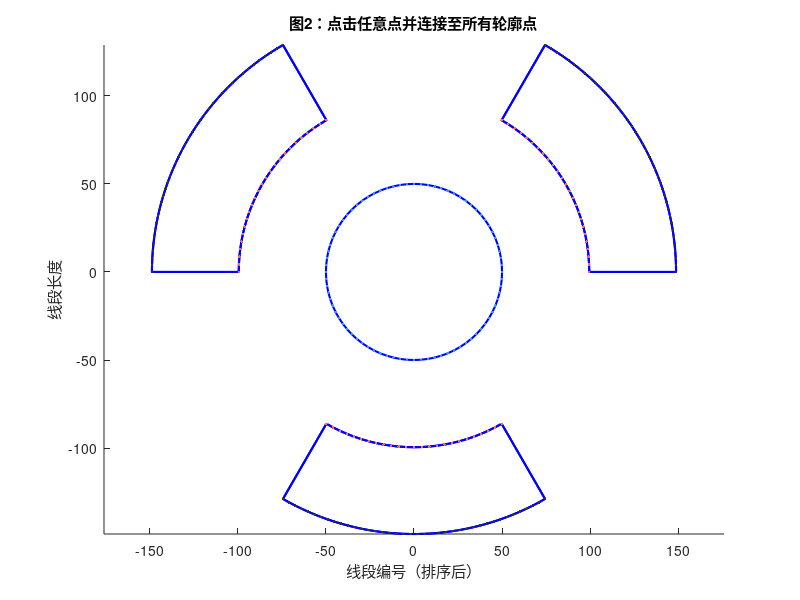

MATLAB code to generate this figure: (Note: this script raises an error after producing the figure.)
clc; clear; close all;

% === 控制参数 ===
N_circle = 80;         % 中心圆点数
N_inner = 25;          % 每块扇形内环点数（更稀疏）
N_outer = 40;          % 每块扇形外环点数（更密集）
num_sectors = 6;       % 编码带总扇形数
sector_kept = [1 3 5]; % 保留哪些扇形（编号）

% === 实际比例半径 ===
r_c = 50;
r_in = r_c * (143.94 / 72.32);     % ≈ 99.48
r_out = r_c * (215.23 / 72.32);    % ≈ 148.79

% === 中心圆 ===
theta_c = linspace(0, 2*pi, N_circle + 1); %theta_c(end) = [];
circle_pts = [r_c * cos(theta_c)', r_c * sin(theta_c)'];

% === 初始化存储变量 ===
sector_contours = {};  % 每块扇形的闭合点序列

% === 生成扇形轮廓 ===
theta_sectors = linspace(0, 2*pi, num_sectors + 1);

for k = sector_kept
    % 角度范围
    t1 = theta_sectors(k);
    t2 = theta_sectors(k+1);

    % 内外角度数量不同（错开轮廓线）
    theta_in = linspace(t1, t2, N_inner);
    theta_out = linspace(t2, t1, N_outer);  % 反向连接

    % 内外边界点
    inner = [r_in * cos(theta_in)', r_in * sin(theta_in)'];
    outer = [r_out * cos(theta_out)', r_out * sin(theta_out)'];

    % 拼接闭合路径（顺时针）：内 → 外 → 回起点
    contour = [inner; outer; inner(1,:)];
    sector_contours{end+1} = contour;
end

%% -----------------------
% =======================
% === 图2：交互式选点连线图 ===
% =======================
figure; hold on; axis equal;
set(gcf, 'Color', 'w');

% 重新绘制轮廓结构（与图1一致）
plot(circle_pts(:,1), circle_pts(:,2), 'b-', 'LineWidth', 1.5);
for i = 1:length(sector_contours)
    contour = sector_contours{i};
    plot(contour(:,1), contour(:,2), 'b-', 'LineWidth', 1.5);
end
xlabel('线段编号（排序后）');
ylabel('线段长度');


title('图2：点击任意点并连接至所有轮廓点');
% axis off;

% === 点击一个点 ===
disp('请在图中点击一个点...');
[x_click, y_click] = ginput(1);
plot(x_click, y_click, 'r*', 'MarkerSize', 10, 'LineWidth', 1.5);
% x_click=0;
% y_click=0;
% === 连线到所有点（圆 + 编码带内外）===
% --- 1. 中心圆 ---
for i = 1:size(circle_pts,1)
    plot([x_click, circle_pts(i,1)], [y_click, circle_pts(i,2)], 'Color', [0.2 0.6 1], 'LineWidth', 0.5);
end
% --- 2. 扇形轮廓 ---
for i = 1:length(sector_contours)
    contour = sector_contours{i};
    % 拆分出内环和外环的点数量
    inner = contour(1:N_inner, :);
    outer = contour(N_inner+1:N_inner+N_outer, :);
    % 绘制轮廓线（封闭）
    plot(contour(:,1), contour(:,2), 'b-', 'LineWidth', 1.5);
    % --- 外环绘制（黑色） ---
    for j = 1:size(outer,1)
        plot([x_click, outer(j,1)], [y_click, outer(j,2)], 'Color', [0.2 0.2 0.2], 'LineWidth', 0.4);
    end
    % --- 内环绘制（红色） ---
    for j = 1:size(inner,1)
        plot([x_click, inner(j,1)], [y_click, inner(j,2)], 'Color', [1 0.4 0.4], 'LineWidth', 0.4);
    end
end

%% -----------------------
% === 收集点分类数据 ===
num_c = size(circle_pts,1);
all_inner = [];
all_outer = [];

for i = 1:length(sector_contours)
    contour = sector_contours{i};
    inner = contour(1:N_inner, :);
    outer = contour(N_inner+1:N_inner+N_outer, :);
    all_inner = [all_inner; inner];
    all_outer = [all_outer; outer];
end

num_i = size(all_inner, 1);
num_o = size(all_outer, 1);

% === 距离计算 ===
lengths_c = sqrt((circle_pts(:,1) - x_click).^2 + (circle_pts(:,2) - y_click).^2);
lengths_i = sqrt((all_inner(:,1) - x_click).^2 + (all_inner(:,2) - y_click).^2);
lengths_o = sqrt((all_outer(:,1) - x_click).^2 + (all_outer(:,2) - y_click).^2);

% === 图3：按类别绘制排序图 ===
[~, idx_c] = sort(lengths_c);
[~, idx_i] = sort(lengths_i);
[~, idx_o] = sort(lengths_o);

figure;
plot(1:num_c, lengths_c(idx_c), 'b.-', 'LineWidth', 1.2, 'MarkerSize', 10); hold on;
plot(num_c+(1:num_i), lengths_i(idx_i), 'r.-', 'LineWidth', 1.2, 'MarkerSize', 10);
plot(num_c+num_i+(1:num_o), lengths_o(idx_o), 'k.-', 'LineWidth', 1.2, 'MarkerSize', 10);
xlabel('线段编号（排序后）');
ylabel('线段长度');
title('图3：按轮廓分类的连线长度排序图');
legend('中心圆', '编码带内环', '编码带外环');
grid on;

% === 图4：多类线段的扫描线直方图 ===
delta = 1.0;

% 中心圆
edges_c = min(lengths_c):delta:max(lengths_c);
count_c = histcounts(lengths_c, edges_c);

% 内环
edges_i = min(lengths_i):delta:max(lengths_i);
count_i = histcounts(lengths_i, edges_i);

% 外环
edges_o = min(lengths_o):delta:max(lengths_o);
count_o = histcounts(lengths_o, edges_o);

% 合并统一横轴（取全体边界）
edges = min([lengths_c; lengths_i; lengths_o]):delta:max([lengths_c; lengths_i; lengths_o]);
centers = edges(1:end-1) + delta/2;

% 重新计算统一 bin 下的频数
count_c = histcounts(lengths_c, edges);
count_i = histcounts(lengths_i, edges);
count_o = histcounts(lengths_o, edges);

% 绘图
figure;
bar(centers, [count_c; count_i; count_o]', 1, 'stacked');
xlabel('半径长度区间中心');
ylabel('线段数量');
title('图4：各类线段的径向距离分布直方图');
legend('中心圆', '编码带内环', '编码带外环');
grid on;
